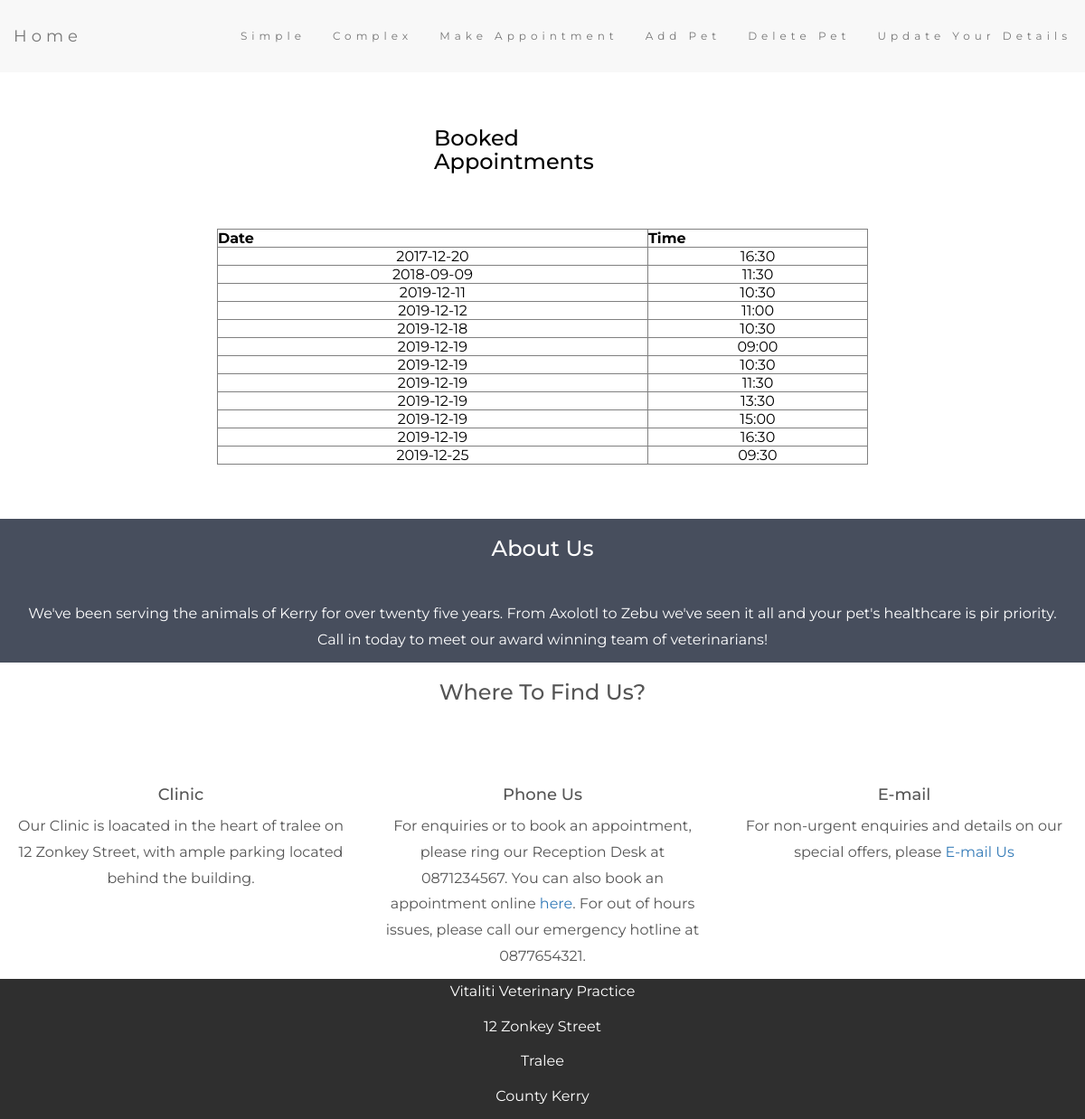
Page /PHP/simple.php on the committed database.
### tables this page shows
CREATE TABLE `appointments` (
  `date` date NOT NULL,
  `time` char(5) NOT NULL,
  `petid` int(11) NOT NULL,
  `procedureid` int(11) NOT NULL,
  `paymentStatus` char(1) NOT NULL,
  PRIMARY KEY (`date`,`time`),
  KEY `fk_petid` (`petid`),
  KEY `fk_procedureid` (`procedureid`),
  CONSTRAINT `fk_petid` FOREIGN KEY (`petid`) REFERENCES `pets` (`petid`),
  CONSTRAINT `fk_procedureid` FOREIGN KEY (`procedureid`) REFERENCES `procedures` (`procedureID`)
);

### PHP/simple.php (the view, shortened to what this page needs)
<?php
    try {
      $pdo = new PDO('mysql:host=localhost;dbname=veterinary; charset=utf8', 'root', '');
      $pdo->setAttribute(PDO::ATTR_ERRMODE, PDO::ERRMODE_EXCEPTION);
      $sql = 'SELECT date,time FROM appointments';
      $result = $pdo->prepare($sql);
      $result->execute();
      if($result->fetchColumn() > 0)
      {
        $sql = 'SELECT date,time FROM appointments ORDER BY date';
        $result = $pdo->prepare($sql);
        $result->execute();
        echo "<h3 style=\" margin:5% 40%; color:#000;\">Booked Appointments</h3>";
        echo '<table border=1 style="width:60%; margin:5% auto; color:#000; text-align:center"><tr><th style=\"align:center\">Date</th><th style=\"align:center\">Time</th></tr>';
        while ($row = $result->fetch()) {
          echo '<tr>';
          echo '<td>'.$row['date'].'</td>';
          echo '<td>'.$row['time'].'</td>';
          echo '</tr>';
          }
        echo '</table>';
      }
      else {
        echo "<p style=\"color:#000000;padding:5%;border:5px solid red;width:60%;height:10%;margin:10% auto;border-radius:3%;\">There are no appointments in the table!! Click<a href='MakeAppointmentForm.php'> here</a> to make an appointment.</p>";
      }
    }
    catch (PDOException $e) {
      $output = 'Unable to connect to the database server: ' . $e->getMessage() . ' in ' . $e->getFile() . ':' . $e->getLine();
    }
?><!--end file>

### rows in the picture
appointments: date "2017-12-20", time "16:30"
appointments: date "2018-09-09", time "11:30"
appointments: date "2019-12-11", time "10:30"
appointments: date "2019-12-12", time "11:00"
appointments: date "2019-12-18", time "10:30"
appointments: date "2019-12-19", time "09:00"
appointments: date "2019-12-19", time "10:30"
appointments: date "2019-12-19", time "11:30"
appointments: date "2019-12-19", time "13:30"
appointments: date "2019-12-19", time "15:00"
appointments: date "2019-12-19", time "16:30"
appointments: date "2019-12-25", time "09:30"
